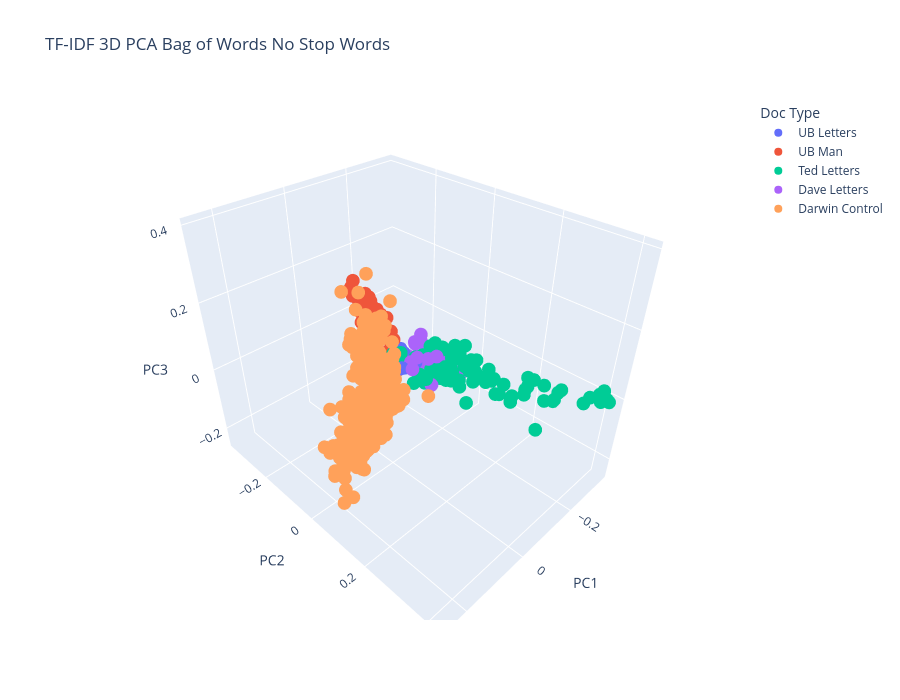

Notebook code for this chart:
### Markdown cell above
## Plot 1
In this first plot we run a TF-IDF algorithm over the words while at the same time removing stop words. Stop words include filler words such as "the" and "is". The way this algorithm works is by counting the frequency of each word in the document and scaling it by its inverse document frequency. Inverse document frequency simply punishes words that commonly appear in the entire corpus. Finally, we are left with a 5000 parameter array. We can't visualize 5000 dimensions, so we squeeze this down to 3 dimensions by using principal component analysis. It basically takes a bunch of dimensions and correlates them together.

### Code cell
def clean(text):
    text = text.lower()
    tokens = text.split()
    return " ".join(tokens)


df["cleanTxt"] = df["rawTxt"].apply(clean)

# TF-IDF TO 3D PCA
# good for content similarity
# https://www.geeksforgeeks.org/machine-learning/understanding-tf-idf-term-frequency-inverse-document-frequency/
# https://www.ibm.com/think/topics/principal-component-analysis
X = TfidfVectorizer(max_features=5000, stop_words="english").fit_transform(
    df["cleanTxt"]
)

pca = PCA(n_components=3)
pcs = pca.fit_transform(X.toarray())

df["PC1"] = pcs[:, 0]
df["PC2"] = pcs[:, 1]
df["PC3"] = pcs[:, 2]

fig = px.scatter_3d(
    df,
    x="PC1",
    y="PC2",
    z="PC3",
    color="Doc Type", height=700,
    title="TF-IDF 3D PCA Bag of Words No Stop Words",
)

fig.show()
